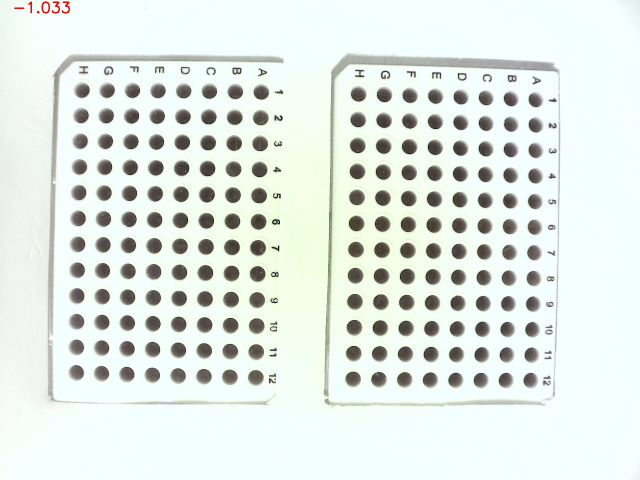
#> input picture 240416_144741_A_UGR240415 B_UGR240415_1_10/images/145903.jpg, 1280 x 960 px, found by its file name (shown at 1/2 size); its folder holds only this picture in this run
$ python 'detect_circles (1).py'
#> lines starting #> are read from the running program, lines starting #| are printed output that depends on the picture; after the words box and inside, x2 and y2 are one past the last pixel; in counts of white or black regions, pixels touching at a corner belong together
### test_color_values_DRINCZ.py
import cv2
import os
import numpy as np


def get_color_values_from_images(folder, circles_A,circles_B):
    images = []
    color_values_A = []
    color_values_B = []
    grey_mean_circles_A =[]
    grey_mean_circles_B =[]
    grey_std_circles_A=[]
    grey_std_circles_B=[]


    for filename in sorted(os.listdir(folder)):
        img = cv2.imread(os.path.join(folder,filename), cv2.IMREAD_COLOR)
        img = cv2.rotate(img, cv2.ROTATE_90_COUNTERCLOCKWISE)
        grey = cv2.cvtColor(img, cv2.COLOR_BGR2GRAY)
        # grey = img[:,:,0]
        if grey is not None:
            images.append(grey)
    grey_mean = np.mean(images, axis = 0)
    grey_std = np.std(images, axis = 0)

    for i in range(0,len(circles_A)):
        grey_mean_circles_A_i = np.mean(grey_mean[round(circles_A[i,1])-round(0.6*circles_A[i,2]):round(circles_A[i,1])+round(0.6*circles_A[i,2]),round(circles_A[i,0])-round(0.6*circles_A[i,2]):round(circles_A[i,0])+round(0.6*circles_A[i,2])])
        grey_mean_circles_B_i = np.mean(grey_mean[round(circles_B[i,1])-round(0.6*circles_B[i,2]):round(circles_B[i,1])+round(0.6*circles_B[i,2]),round(circles_B[i,0])-round(0.6*circles_B[i,2]):round(circles_B[i,0])+round(0.6*circles_B[i,2])])
        grey_std_circles_A_i = np.mean(grey_std[round(circles_A[i,1])-round(0.6*circles_A[i,2]):round(circles_A[i,1])+round(0.6*circles_A[i,2]),round(circles_A[i,0])-round(0.6*circles_A[i,2]):round(circles_A[i,0])+round(0.6*circles_A[i,2])])
        grey_std_circles_B_i = np.mean(grey_std[round(circles_B[i,1])-round(0.6*circles_B[i,2]):round(circles_B[i,1])+round(0.6*circles_B[i,2]),round(circles_B[i,0])-round(0.6*circles_B[i,2]):round(circles_B[i,0])+round(0.6*circles_B[i,2])])

        grey_mean_circles_A.append(grey_mean_circles_A_i)
        grey_mean_circles_B.append(grey_mean_circles_B_i)
        grey_std_circles_A.append(grey_std_circles_A_i)
        grey_std_circles_B.append(grey_std_circles_B_i)

    for j in range(0,len(images)):
        for i in range(0,len(circles_A)):
            color_values_i_A=(np.mean(images[j][round(circles_A[i,1])-round(0.6*circles_A[i,2]):round(circles_A[i,1])+round(0.6*circles_A[i,2]),round(circles_A[i,0])-round(0.6*circles_A[i,2]):round(circles_A[i,0])+round(0.6*circles_A[i,2])]) - grey_mean_circles_A[i])/grey_std_circles_A[i]
            color_values_i_B=(np.mean(images[j][round(circles_B[i,1])-round(0.6*circles_B[i,2]):round(circles_B[i,1])+round(0.6*circles_B[i,2]),round(circles_B[i,0])-round(0.6*circles_B[i,2]):round(circles_B[i,0])+round(0.6*circles_B[i,2])]) - grey_mean_circles_B[i])/grey_std_circles_B[i]

            color_values_A.append(color_values_i_A)
            color_values_B.append(color_values_i_B)


    color_values1_A = np.array(color_values_A)
    matriz_colores_A = color_values1_A.reshape(len(circles_A),len(images),order='F')    #return matriz_colores
    color_values1_B = np.array(color_values_B)
    matriz_colores_B = color_values1_B.reshape(len(circles_B),len(images),order='F')    #return matriz_colores
    return matriz_colores_A,matriz_colores_B

### detect_circles (1).py
import os
import cv2
import numpy as np
import test_color_values_DRINCZ
import pandas as pd
import matplotlib.pyplot as plt


experiment = '240508_155950_A_WB_01ml B_WB_01ml'

images = os.path.join(experiment, 'images')

list_images = os.listdir(images)
list_images.sort()

path = os.path.join(images, list_images[0])
img = cv2.imread(path, cv2.IMREAD_COLOR)
#> img is the input picture: shape (960, 1280, 3); mean B, G, R 227.1, 232.5, 224.3
img = cv2.rotate(img, cv2.ROTATE_90_COUNTERCLOCKWISE)
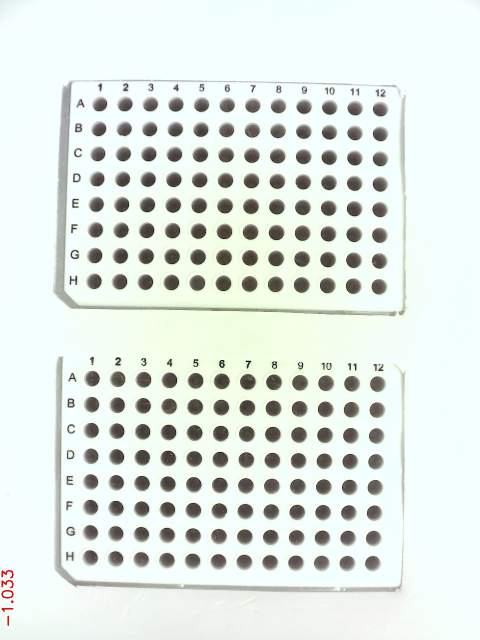
#> img: shape (1280, 960, 3) (shown at 1/2 size); mean B, G, R 227.1, 232.5, 224.3
grey = cv2.cvtColor(img, cv2.COLOR_BGR2GRAY)

# [7 lines of commented-out code are left out]
threshold = 205
_, binary = cv2.threshold(grey, threshold, 255, cv2.THRESH_BINARY)
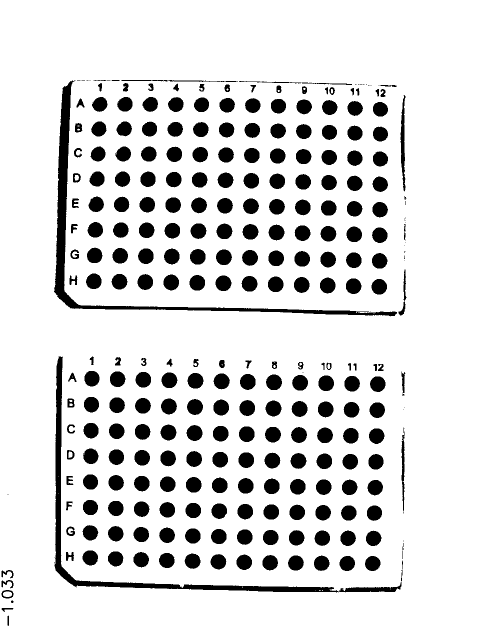
#> binary: shape (1280, 960) (shown at 1/2 size); 85.6% white; 301 black regions (40 under 20 px)

cv2.imshow('binary', binary)
cv2.waitKey(0)

#Encuentro los contornos de la imagen
contours,h = cv2.findContours(binary, cv2.RETR_LIST, cv2.CHAIN_APPROX_SIMPLE)
#> contours = 346 contours, 75 with area under 20; largest, box (x1, y1, x2, y2) and area: (0, 0, 960, 1280) 1226561, (107, 160, 795, 634) 13584, (108, 712, 804, 1186) 12426, (800, 189, 812, 384) 1276, (530, 800, 564, 834) 833; h = 346 rows, first 6: [1, -1, -1, -1], [2, 0, -1, -1], [3, 1, -1, -1], [4, 2, -1, -1], [5, 3, -1, -1], [6, 4, -1, -1]

circle_list = []

#Selecciono contornos cerrados de más de 5 lados, con radio de 15 a 20 píxeles
# cy>50 es para obviar la parte de arriba de la imagen (antes de rotarla a veces interpretaba la marca de agua como contorno)

for cnt in contours:
    approx = cv2.approxPolyDP(cnt, .03 * cv2.arcLength(cnt, True), True)
    # [4 lines of commented-out code are left out]
    if len(approx)>=5:
        if cv2.isContourConvex(approx):
            (cx, cy), radius = cv2.minEnclosingCircle(cnt)
            #selecciono el rango de radios de los contornos que quiero determinar
            if radius >=15 and radius <= 20 and cy > 50: #pongo esto para que no considere el bloque
                circle_list.append([cx, cy, radius])
                cv2.circle(img, (int(cx), int(cy)), int(radius), (0, 255, 0), 2)
#> this loop made 346 passes
#> (cx, cy, radius) on passes 1, 3, 4, 8, 16, 20, 21, 22, 23, 24, 25, 26: (16, 1241, 11), (24, 1203, 3.16), (14.5, 1188, 8.73), (14.5, 1188, 12.66), (108.5, 1124, 1.5), (745, 1126.5, 16.38), (694, 1126.5, 16.38), (642.9, 1126.3, 16.38), (591.4, 1126, 16.58), (539.7, 1125, 16.46), (488, 1124, 16.49), (436.4, 1123.5, 16.6)
#> approx on passes 5, 6, 7, 9, 10, 11: [[644, 1180], [645, 1181], [645, 1180]], [[638, 1180], [639, 1181], [640, 1180], [641, 1180]], [[630, 1180]], [[781, 1177], [780, 1178]], [[152, 1174], [153, 1173], [154, 1174], [153, 1175]], [[484, 1173], [484, 1175]]
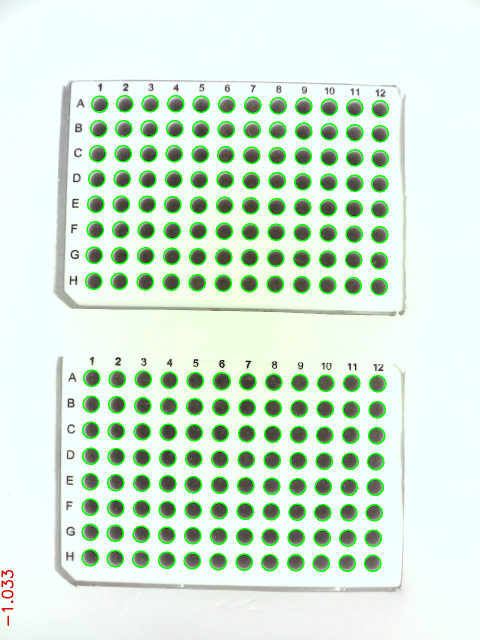
#> img: shape (1280, 960, 3) (shown at 1/2 size); 4.81% of pixels changed, all inside (x1, y1, x2, y2) = (163, 190, 778, 1144)
#> after the loop, circle_list = 192 items, first 6: [745, 1126.5, 16.38], [694, 1126.5, 16.38], [642.9, 1126.3, 16.38], [591.4, 1126, 16.58], [539.7, 1125, 16.46], [488, 1124, 16.49]
                # cv2.circle(img, (int(cx), int(cy)), 1, (0, 0, 255), 3)

circles = np.asarray(circle_list)
#> circles = 192 rows, first 8: [745, 1126.5, 16.38], [694, 1126.5, 16.38], [642.9, 1126.3, 16.38], [591.4, 1126, 16.58], [539.7, 1125, 16.46], [488, 1124, 16.49], [436.4, 1123.5, 16.6], [384.6, 1121.9, 16.66]

circles = circles[circles[:,1].argsort()]
#> circles = 192 rows, first 8: [249.3, 207.5, 16.35], [300, 207.7, 16.38], [351.2, 208, 16.34], [199, 208, 16.28], [402.6, 208.9, 16.14], [453.8, 209.3, 16.37], [505, 210, 16.28], [556.3, 211.2, 16.21]
circles_pcr1 = circles[0:96,:]
#> circles_pcr1 = 96 rows, first 8: [249.3, 207.5, 16.35], [300, 207.7, 16.38], [351.2, 208, 16.34], [199, 208, 16.28], [402.6, 208.9, 16.14], [453.8, 209.3, 16.37], [505, 210, 16.28], [556.3, 211.2, 16.21]
circles_pcr2 = circles[96:,:]
#> circles_pcr2 = 96 rows, first 8: [183, 756.8, 16.52], [234.5, 758, 16.62], [286.1, 758.9, 16.66], [338.3, 760.2, 16.72], [390.5, 761.1, 16.7], [443, 762.1, 17.03], [495.2, 763.3, 16.83], [547.5, 764.2, 16.72]

# Aquí ordeno los círculos detectados en función de su posición en la pcr, tengo dos listas de círculos para las dos pcr

circles_order_pcr1=np.zeros(shape=(96, 3))
circles_order_pcr2=np.zeros(shape=(96, 3))

j=0
for i in range(8):
    circles_aux1 = circles_pcr1[j:j+12,:]
    circles_aux1=circles_aux1[circles_aux1[:,0].argsort()]

    circles_order_pcr1[j:j+12,:]=circles_aux1

    circles_aux2 = circles_pcr2[j:j+12,:]
    circles_aux2=circles_aux2[circles_aux2[:,0].argsort()]

    circles_order_pcr2[j:j+12,:]=circles_aux2
    j+=12
#> after the loop, circles_order_pcr1 = 96 rows, first 8: [199, 208, 16.28], [249.3, 207.5, 16.35], [300, 207.7, 16.38], [351.2, 208, 16.34], [402.6, 208.9, 16.14], [453.8, 209.3, 16.37], [505, 210, 16.28], [556.3, 211.2, 16.21]; circles_order_pcr2 has the same summary as circles_pcr2; j = 96

# Represento la imagen (a color) junto con los círculos detectados y su orden
# Esto en teoría debería verse a medida que cambiemos el threshold, para ver que elegimos uno donde se detectan bien todos los círculos
idx = 1
for row in circles_order_pcr1:
    cv2.putText(img, str(idx), (int(row[0]), int(row[1])), cv2.FONT_HERSHEY_SIMPLEX, 0.5, (0, 0, 255), 2, cv2.LINE_AA)
    idx += 1
#> this loop made 96 passes
#> row on passes 1 to 12: [199, 208, 16.28], [249.3, 207.5, 16.35], [300, 207.7, 16.38], [351.2, 208, 16.34], [402.6, 208.9, 16.14], [453.8, 209.3, 16.37], [505, 210, 16.28], [556.3, 211.2, 16.21], [607.9, 212.7, 16.31], [658.9, 214.1, 16.21], [709.8, 215.8, 16.25], [760.5, 217.5, 16.14]
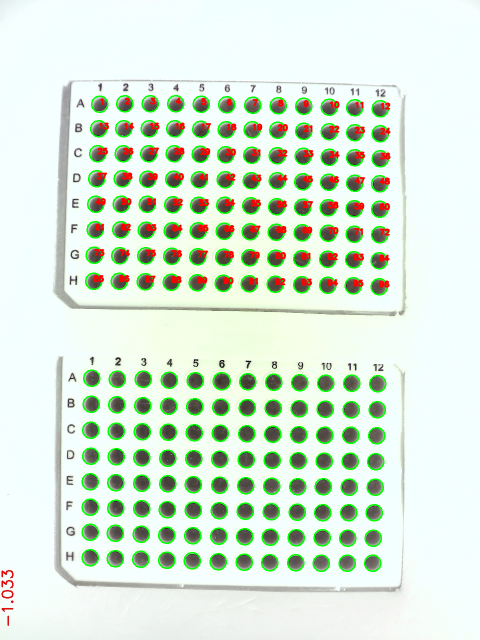
#> img: shape (1280, 960, 3) (shown at 1/2 size); 1.97% of pixels changed, all inside (x1, y1, x2, y2) = (186, 194, 782, 576)
#> after the loop, idx = 97

idx = 1
for row in circles_order_pcr2:
    cv2.putText(img, str(idx), (int(row[0]), int(row[1])), cv2.FONT_HERSHEY_SIMPLEX, 0.5, (0, 0, 255), 2, cv2.LINE_AA)
    idx += 1
#> this loop made 96 passes
#> row on passes 1 to 12: [183, 756.8, 16.52], [234.5, 758, 16.62], [286.1, 758.9, 16.66], [338.3, 760.2, 16.72], [390.5, 761.1, 16.7], [443, 762.1, 17.03], [495.2, 763.3, 16.83], [547.5, 764.2, 16.72], [599.7, 765.1, 16.76], [651.9, 766.1, 16.66], [703.7, 766.9, 16.62], [755, 767.9, 16.63]
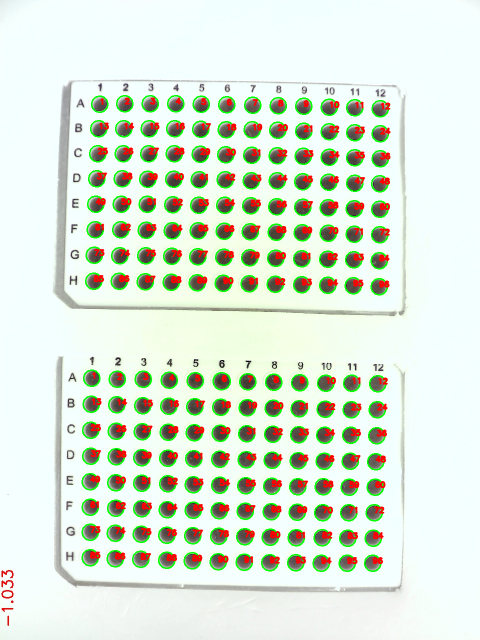
#> img: shape (1280, 960, 3) (shown at 1/2 size); 1.97% of pixels changed, all inside (x1, y1, x2, y2) = (179, 744, 777, 1129)
#> after the loop, idx = 97

cv2.imshow(f'circles', img)
cv2.waitKey(0)

cv2.destroyAllWindows()

circles_order = np.vstack((circles_order_pcr1,circles_order_pcr2))
#> circles_order = 192 rows, first 8: [199, 208, 16.28], [249.3, 207.5, 16.35], [300, 207.7, 16.38], [351.2, 208, 16.34], [402.6, 208.9, 16.14], [453.8, 209.3, 16.37], [505, 210, 16.28], [556.3, 211.2, 16.21]


# OBTENCION DE LA ESCALA DE GRISES DE LOS POZOS A PARTIR DE LAS IMAGENES EN LA CARPETA
# matriz_colores_A,matriz_colores_B, background_color = test_color_values_2exp.get_color_values_from_images(images,circles_order_pcr1,circles_order_pcr2)
matriz_colores_A,matriz_colores_B = test_color_values_DRINCZ.get_color_values_from_images(images,circles_order_pcr1,circles_order_pcr2)
#> in get_color_values_from_images, `grey_std = np.std(images, axis = 0)`: grey_std: shape (1280, 960) float64; every value is 0
#> the loop in get_color_values_from_images, `for i in range(0,len(circles_A)):` made 96 passes
#> (grey_mean_circles_A_i, grey_mean_circles_B_i) on passes 1 to 12: (103.7, 87.61), (100.6, 91), (105.2, 82.23), (100.6, 76.01), (96.1, 72.44), (106, 66), (106, 69.24), (108.1, 72.61), (97.14, 83.54), (98.28, 87.07), (101.2, 89.18), (101.6, 97.47)
#> after the loop in get_color_values_from_images, `for i in range(0,len(circles_A)):`: grey_mean_circles_A = 96 values, max 108.1 at index 7, min 69.8 at index 78, mean 85.52; grey_mean_circles_B = 96 values, max 105.8 at index 95, min 66 at index 5, mean 84.05; grey_std_circles_A = 96 values from 0 to 0
#> the loop in get_color_values_from_images, `for j in range(0,len(images)):` made 1 pass
#> after the loop in get_color_values_from_images, `for j in range(0,len(images)):`: color_values_A = 96 items, first 6: nan, nan, nan, nan, nan, nan


matriz_colores_A=np.delete(matriz_colores_A, 0, axis=1)
#> matriz_colores_A = empty array
matriz_colores_B=np.delete(matriz_colores_B, 0, axis=1)
#> matriz_colores_B = empty array

path2 = os.path.join(experiment, 'time_series.csv')
#> (the run stopped early here; a loop or call above may not have finished)
